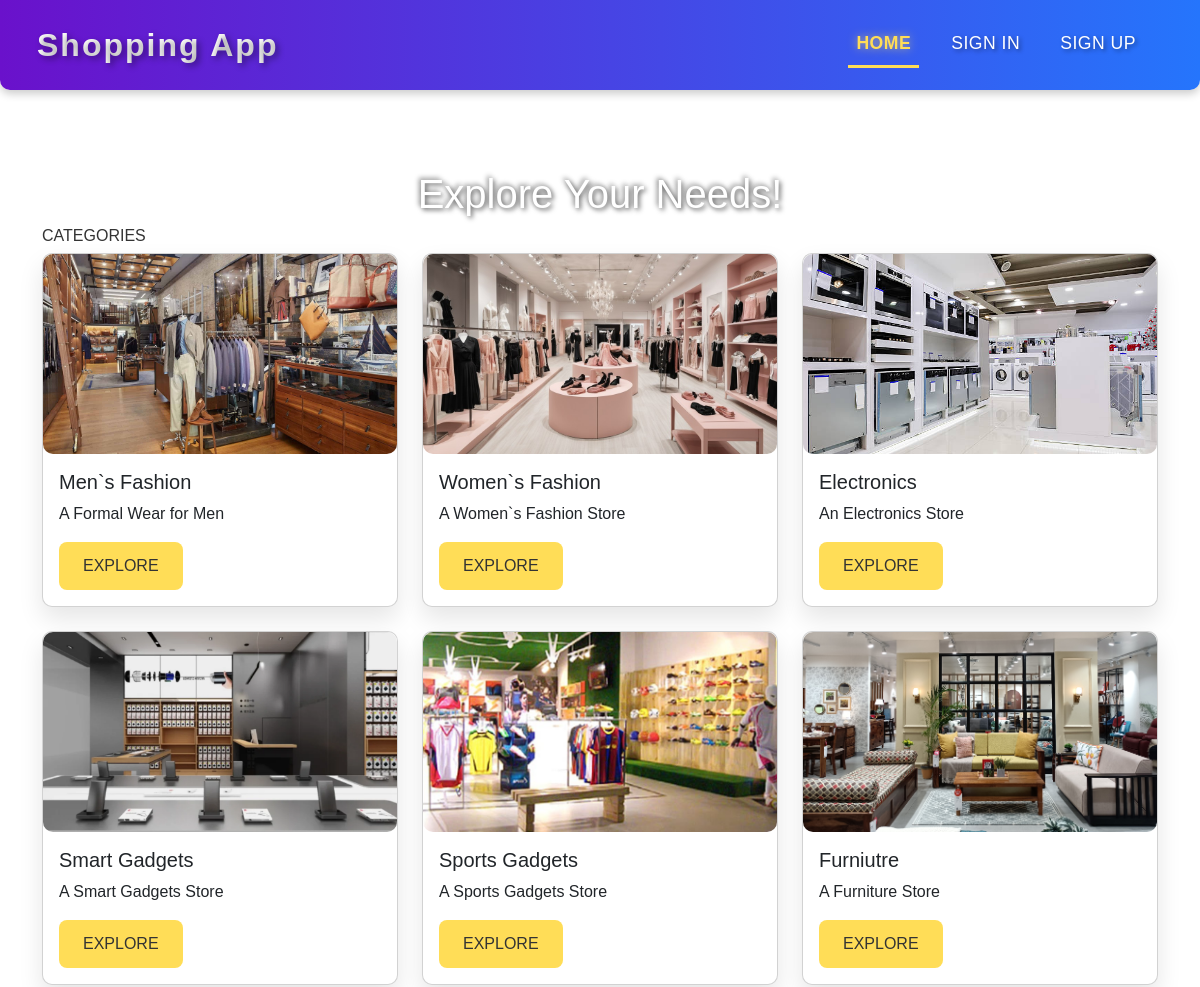
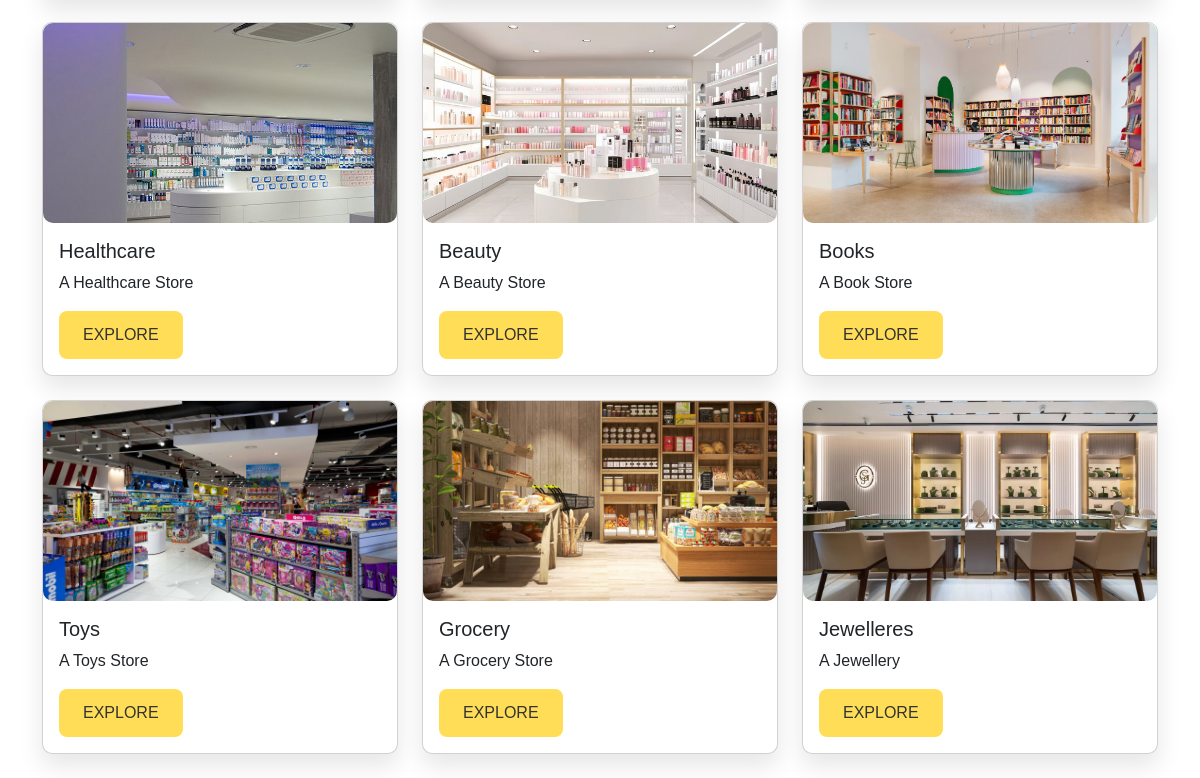
The page / on the database its author committed (2 pictures, top to bottom).
### onlineshoppingapp/models.py (models this page shows, shortened)
class Category(models.Model):
    name = models.CharField(max_length=100)
    description = models.TextField()
    image=models.ImageField(upload_to='category')

### onlineshoppingapp/views.py (the view)
# urls.py: 2. Add a URL to urlpatterns:  path('', views.home, name='home')
def home(request):
    categories = Category.objects.all()
    return render(request, 'home.html', {'categories': categories})

### onlineshoppingapp/templates/home.html (shortened to what this page needs)
<!DOCTYPE html>
<html lang="en">
<head>
  <link href="https://cdn.jsdelivr.net/npm/bootstrap@5.3.2/dist/css/bootstrap.min.css" rel="stylesheet">
</head>
<body>
<nav class="navbar navbar-expand-lg">
  <a class="navbar-brand" href="{% url 'home' %}" style="font-family: 'Mukta', sans-serif;
    font-size: 32px;
    letter-spacing: 2px;
    background: linear-gradient(to right, #ffffff, #ffffff);
    background-clip: text;
    color: transparent;
    text-shadow: 3px 3px 6px rgba(0, 0, 0, 0.4);
    padding: 5px;">
</a>
  <div class="collapse navbar-collapse" id="navbarNavAltMarkup">
    <div class="navbar-nav ms-auto">
      <a class="nav-item nav-link {% if request.path == '/' or request.path == '/home' %}active{% endif %}" href="{% url 'home' %}">Home</a>
      {% if user.is_authenticated %}
      <a class="nav-item nav-link {% if request.path == '/register' %}active{% endif %}" href="{% url 'register' %}">Register</a>
      <a class="nav-item nav-link {% if request.path == '/list' %}active{% endif %}" href="{% url 'list' %}">List</a>
      <a class="nav-item nav-link" href="{% url 'signout' %}">Sign Out</a>
      {% else %}
      <a class="nav-item nav-link {% if request.path == '/signin' %}active{% endif %}" href="{% url 'signin' %}">Sign in</a>
      <a class="nav-item nav-link {% if request.path == '/signup' %}active{% endif %}" href="{% url 'signup' %}">Sign Up</a>
      {% endif %}
    </div>
  </div>
</nav>
{% block content %}
<div class="container">
<h1 style="text-align: center; text-shadow: 2px 2px 5px #666, -2px -2px 5px #999;">Explore Your Needs!</h1>
<h2 style="color: #333; font-size: 1rem; text-transform: uppercase;">Categories</h2>
    <div class="row">
      {% for category in categories %}
        <div class="col-md-4 mb-4">
          <div class="card">
            <img src="{{ category.image.url }}" class="card-img-top" alt="{{ category.name }}">
            <div class="card-body">
              <h5 class="card-title">{{ category.name }}</h5>
              <p class="card-text">{{ category.description }}</p>
              <a href="{% url 'category_detail' category.id %}" class="btn btn-custom">Explore</a>
            </div>
          </div>
        </div>
      {% empty %}
        <p>No categories available.</p>
      {% endfor %}
    </div>
  </div>
{% endblock %}
</body>
</html>

### onlineshoppingapp/templates/home.html (style rules this page uses)
body { background: url('https://wallpapers.com/images/hd/light-color-background-1eq9mtpjqjz9ddep.jpg') no-repeat center center fixed; background-size: cover; font-family: 'Arial', sans-serif; color: #fff; }
.navbar { background: linear-gradient(90deg, #6a11cb 0%, #2575fc 100%); padding: 1rem 2rem; box-shadow: 0 4px 8px rgba(0, 0, 0, 0.2); border-radius: 0 0 10px 10px; position: sticky; top: 0; z-index: 1000; }
.navbar-brand { color: #fff; font-weight: bold; font-size: 1.75rem; letter-spacing: 1.2px; text-shadow: 2px 2px 4px rgba(0, 0, 0, 0.4); }
.navbar-nav .nav-link { color: #ffffff; margin-right: 1.5rem; font-size: 1.1rem; text-transform: uppercase; letter-spacing: 0.5px; transition: color 0.3s ease, transform 0.3s ease; text-shadow: 2px 2px 4px rgba(0, 0, 0, 0.4); }
.navbar-nav .nav-link.active { color: #ffdd57; font-weight: bold; border-bottom: 3px solid #ffdd57; text-shadow: 0 0 10px rgba(255, 221, 87, 0.7); }
.container { margin-top: 80px; }
.btn-custom { background-color: #ffdd57; color: #333; padding: 12px 24px; border: none; border-radius: 8px; font-size: 16px; text-transform: uppercase; transition: background-color 0.3s ease, transform 0.3s ease; }
.card { box-shadow: 0 12px 24px rgba(0, 0, 0, 0.1); border-radius: 10px; transition: transform 0.3s ease, box-shadow 0.3s ease; }
.card-img-top { height: 200px; object-fit: cover; border-radius: 10px; }

### rows shown on the page
Category: image (picture), name "Men`s Fashion", description "A Formal Wear for Men"
Category: image (picture), name "Women`s Fashion", description "A Women`s Fashion Store"
Category: image (picture), name "Electronics", description "An Electronics Store"
Category: image (picture), name "Smart Gadgets", description "A Smart Gadgets Store"
Category: image (picture), name "Sports Gadgets", description "A Sports Gadgets Store"
Category: image (picture), name "Furniutre", description "A Furniture Store"
Category: image (picture), name "Healthcare", description "A Healthcare Store"
Category: image (picture), name "Beauty", description "A Beauty Store"
Category: image (picture), name "Books", description "A Book Store"
Category: image (picture), name "Toys", description "A Toys Store"
Category: image (picture), name "Grocery", description "A Grocery Store"
Category: image (picture), name "Jewelleres", description "A Jewellery"
